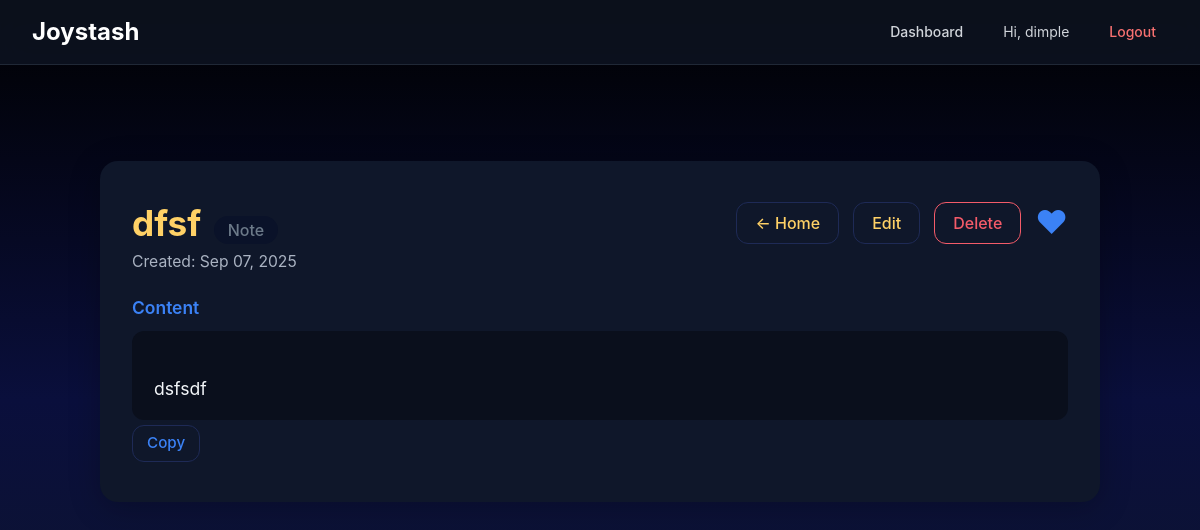
Screenshot of /option/snippet/11/ (signed in) with the database file from the repository.
### CRUD/models.py (models this page shows, shortened)
class Snippet(models.Model):
    SNIPPET_TYPES = [
        ("code", "Code"),
        ("note", "Note"),
        ("link", "Link"),
        ("idea", "Idea"),
    ]
    user = models.ForeignKey(User, on_delete=models.CASCADE, related_name="snippets")
    snippet_type = models.CharField(max_length=10, choices=SNIPPET_TYPES, default="code")
    title = models.CharField(max_length=200)
    content = models.TextField()  # code, note, link, or idea
    language = models.CharField(max_length=50, blank=True, null=True)  # only used if type == code
    created_at = models.DateTimeField(auto_now_add=True)
    updated_at = models.DateTimeField(auto_now=True)
    is_favorite = models.BooleanField(default=False)
    tags = models.CharField(max_length=200, blank=True,null=True)

### CRUD/views.py (the view)
# urls.py: path('snippet/<int:pk>/', views.snippet_detail, name='snippet_detail'),
@login_required
def snippet_detail(request, pk):
    snippet = get_object_or_404(Snippet, pk=pk, user=request.user)
    return render(request, 'CRUD/snippet_detail.html', {'snippet': snippet})

### CRUD/templates/CRUD/snippet_detail.html (shortened to what this page needs)
{% extends "base.html" %}
{% block bg_color %}
<body class="bg-gradient-to-b from-black via-[#0a0f3c] to-[#0f172a] min-h-screen overflow-hidden">
{% endblock bg_color %}
{% load static %}
{% block nav_links %}
 <div class="hidden md:block">
        <div class="ml-10 flex items-baseline space-x-4">
          <a href="{% url "dashboard" %}" class="text-gray-300 hover:bg-gray-700 hover:text-white px-3 py-2 rounded-md text-sm font-medium">Dashboard</a>
          {% if user.is_authenticated %}
          <span class="text-gray-300 px-3 py-2 text-sm">Hi, {{ user.username }}</span>
          <a href="{% url "logoutpage" %}" class="text-red-400 hover:bg-red-700 hover:text-white px-3 py-2 rounded-md text-sm font-medium">Logout</a>
          {% else %}
          <a href="{% url "loginpage" %}" class="text-blue-400 hover:bg-blue-700 hover:text-white px-3 py-2 rounded-md text-sm font-medium">Login</a>
          <a href="{% url "register" %}" class="text-blue-400 hover:bg-blue-700 hover:text-white px-3 py-2 rounded-md text-sm font-medium">Register</a>
          {% endif %}
        </div>
      </div>
{% endblock nav_links %}
{% block hero %}
<div class="snippet-detail-container">
    <div class="snippet-header">
        <div>
            <span class="snippet-title">{{ snippet.title }}</span>
            <span class="snippet-type">{{ snippet.snippet_type }}</span>
        </div>
<div class="snippet-actions">
    <a href="{% url 'home' %}" class="snippet-action-btn">← Home</a>
    <a href="{% url 'snippet_update' snippet.id %}" class="snippet-action-btn">Edit</a>
    <a href="{% url 'snippet_delete' snippet.id %}" class="snippet-action-btn" style="color:#F45B69;border-color:#F45B69;">Delete</a>
    <span class="favorite-heart" title="Favorite">
        {% if snippet.is_favorite %}
            &#x2764;
        {% endif %}
    </span>
</div>
    </div>
    <div class="snippet-dates">
        <span>Created: {{ snippet.updated_at|date:"M d, Y" }}</span>
    </div>
    <div class="snippet-content-label">
        {% if snippet.snippet_type == "code" %}
            Code
        {% else %}
            Content
        {% endif %}
    </div>
    <div class="snippet-content">
        {% if snippet.snippet_type == "code" %}
            <div id="monaco-editor" style="width:100%;height:320px;"></div>
            {% comment %} <script src="https://cdn.jsdelivr.net/npm/monaco-editor@0.44.0/min/vs/loader.js"></script> {% endcomment %}
            <script src="{% static 'monaco/vs/loader.js' %}"></script>
            <script>
                let editor;
                {% comment %} require.config({ paths: { 'vs': 'https://cdn.jsdelivr.net/npm/monaco-editor@0.44.0/min/vs' }}); {% endcomment %}
                                require.config({ paths: { 'vs': '{% static "monaco/vs" %}' }});
                require(['vs/editor/editor.main'], function() {
                    editor = monaco.editor.create(document.getElementById('monaco-editor'), {
                        value: "{{ snippet.content|escapejs }}",
                        language: '{{ snippet.language|default:"plaintext" }}',
                        theme: 'vs-dark',
                        readOnly: true,
                        fontSize: 15,
                        minimap: { enabled: false },
                        automaticLayout: true,
                        scrollBeyondLastLine: false,
                        wordWrap: 'on'
                    });
                });
                function showCopyFeedback(button) {
                    button.classList.add('copied');
                    setTimeout(() => {
                        button.classList.remove('copied');
                    }, 1200);
                }
                document.addEventListener('DOMContentLoaded', function() {
                    const copyBtn = document.getElementById('copy-button');
                    copyBtn.addEventListener('click', async function() {
                        const btn = this;
                        if(editor){
                            const content = editor.getValue();
                            try {
                                await navigator.clipboard.writeText(content);
                                showCopyFeedback(btn);
                            } catch (err) {
                                console.error('Failed to copy: ', err);
                            }
                        }
                    });
                });
            </script>
        {% else %}
            <div id="note-content" style="padding: 18px 22px; font-size:1.1rem; color:#F3F6F9; white-space: pre-line;">
                {{ snippet.content|linebreaksbr }}
            </div>
        {% endif %}
    </div>
    <button class="copy-button" id="copy-button" title="Copy content">Copy</button>
</div>
{% endblock hero %}

### static/css/homestyle.css (style rules this page uses)
body { font-family: Arial, sans-serif; background-color: #f9fafb; color: #111827; margin: 0; padding: 0; background-size: cover; background-position: center; }

### rows the page displays
Snippet: title "dfsf", snippet_type "Note", updated_at "Sep 07, 2025", content "dsfsdf"

### other values shown
{{ user.username }} "dimple"
